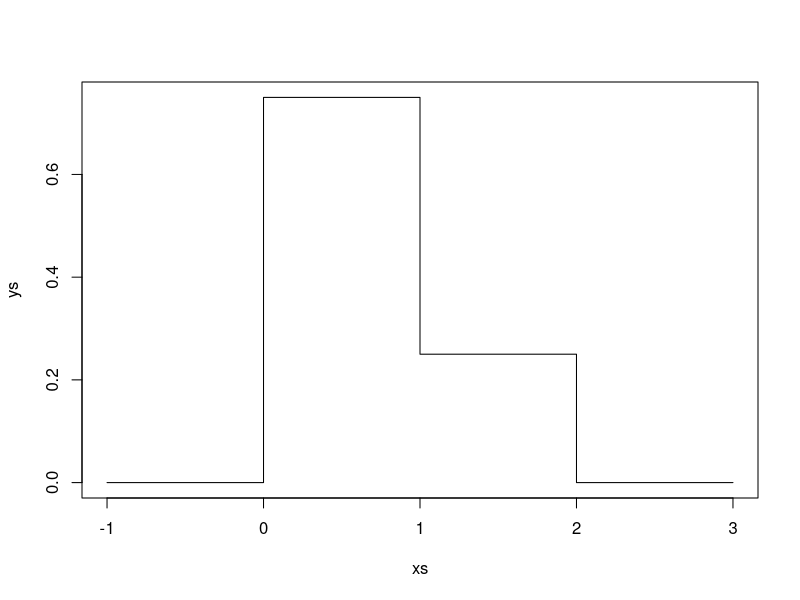
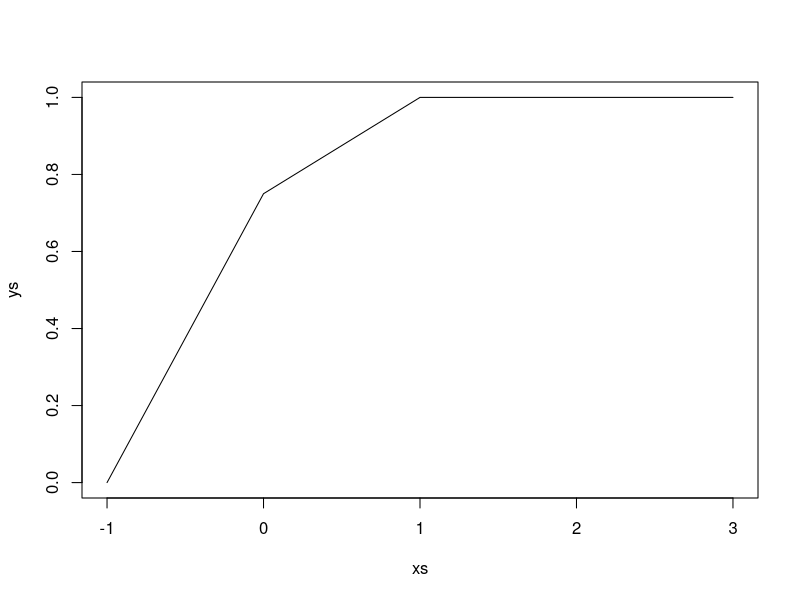
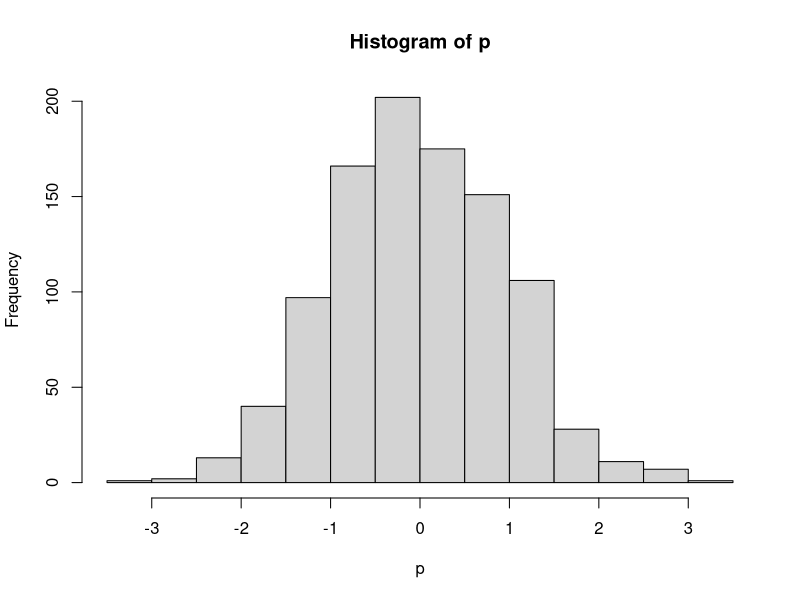
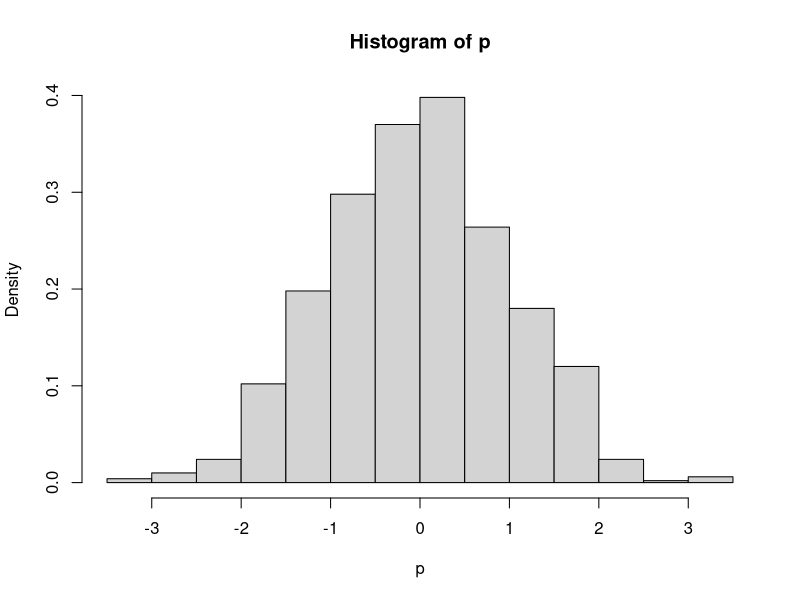
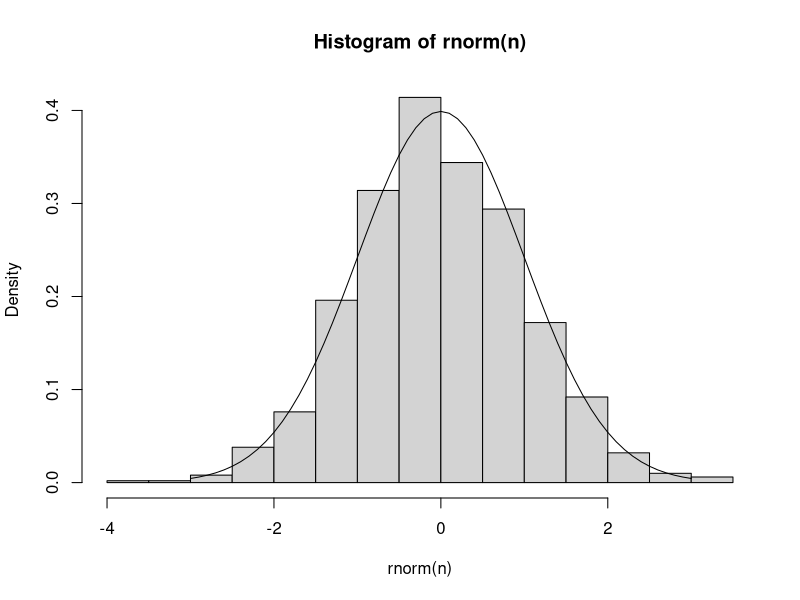
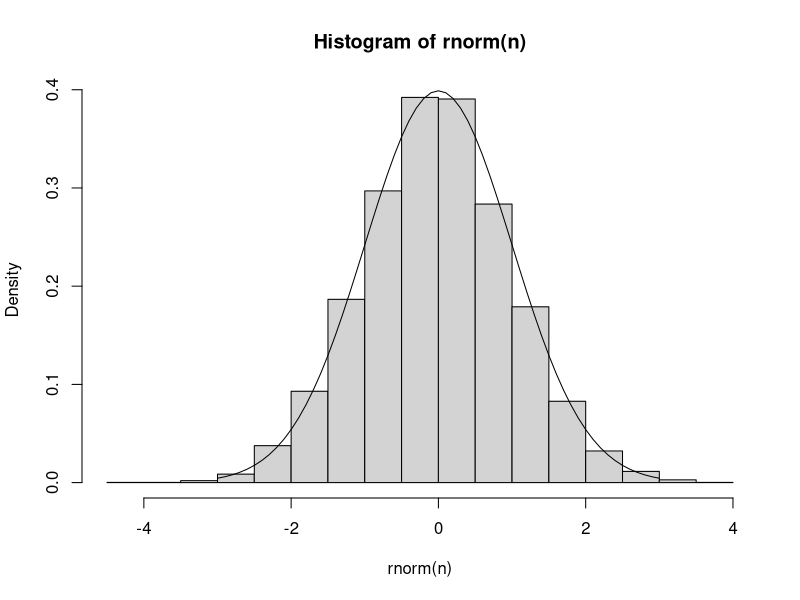
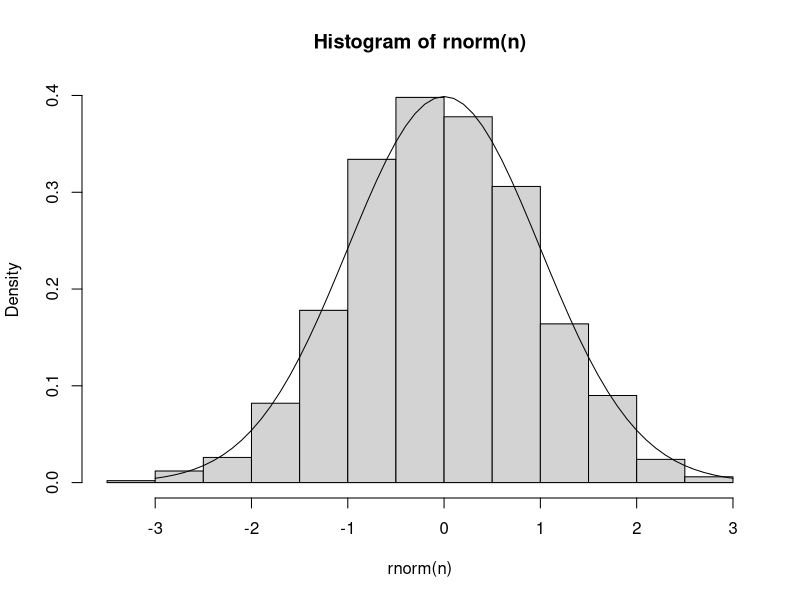
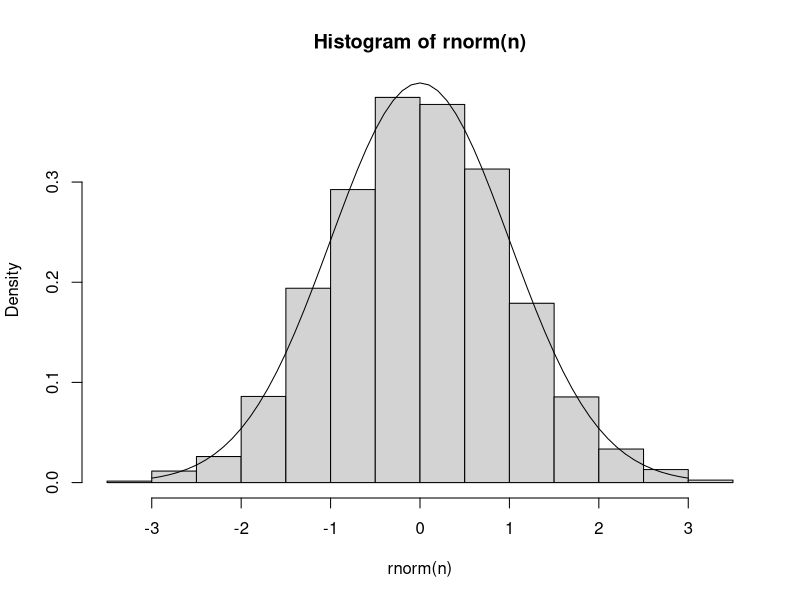

The R script that drew these images, in order:
## ---- chunk 1
knitr::opts_chunk$set(echo = TRUE)
## ---- chunk 2
xs <- -1:3
ys <- c(0, 3/4, 1/4, 0, 0)
plot(xs, ys, type='s')
## ---- chunk 3
xs <- -1:3
ys <- c(0, 3/4, 4/4, 1, 1)
plot(xs, ys, type='l')
## ---- chunk 4
1 - pexp(5.5, 0.2)
## ---- chunk 5
pnorm(0.4) - pnorm(-0.2)
## ---- chunk 6
qnorm(0.15)
## ---- chunk 7
X <- function() {
   return(runif(1))
}
## ---- chunk 8
die <- function(x) {
   if (x < 0.25) {x <- 1}
   else if (x < 0.5) {x <- 2}
   else if (x < 0.75) {x <- 3}
   else {x <- 4}
   return(x)
}
## ---- chunk 9
Y <- function(x) {
   return(floor(4*x + 1))
}
## ---- chunk 10
n <- 100
samples <- rnorm(n)
## ---- chunk 11
n <- 1000
p <- rnorm(n)
hist(p)
## ---- chunk 12
p <- rnorm(n)
hist(p, freq = FALSE)
## ---- chunk 13
xs <- -30:30 / 10
xs
## ---- chunk 14
hist(rnorm(n), freq = FALSE)
ys <- dnorm(xs)
lines(xs, ys)
## ---- chunk 15
n <- 10000
hist(rnorm(n), freq = FALSE)
ys <- dnorm(xs)
lines(xs, ys)
## ---- chunk 16
 sample.and.plot.norm <- function(n) { 
   samples <- rnorm(n) 
   hist(samples, freq=FALSE)
   xs <- -30:30 / 10
   p <- dnorm(xs)
   lines(xs, p)
 }
## ---- chunk 17
sample.and.plot.norm <- function(n) { 
   hist(rnorm(n), freq = FALSE)
   ys <- dnorm(xs)
   lines(xs, ys)
}
for (n in c(1000, 4000)) {
   sample.and.plot.norm(n)
}
## ---- chunk 18
sample.and.plot.exp <- function(n) {
   hist(rexp(n), freq = FALSE)
   ys <- dexp(xs)
   lines(xs, ys)
}
sample.and.plot.exp(1000)
## ---- chunk 19
for (n in c(1000, 4000)) {
   sample.and.plot.exp(n)
}
## ---- chunk 20
sampler <- function() {
   return(runif(1) ** (1/2))
}

samples <- c()

for (i in 1:10000) {
   samples <- c(samples, sampler())
}

hist(samples)
